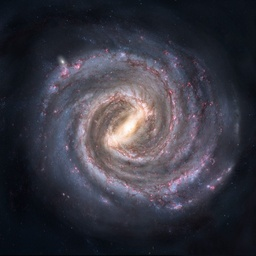
#> input picture milky-way.jpg, 256 x 256 px, shrunk from 1024 x 1024 before the run
$ jupyter execute CMeans.ipynb
#> lines starting #> are read from the running program, lines starting #| are printed output that depends on the picture
# Import

[cell 1]
import numpy as np
import cv2
import matplotlib.pyplot as plt

# Display Heatmap

[cell 2]
def display_heatmap(image, u_matrix, num_clusters):
    """
    Affiche une carte de chaleur (heatmap) des degrés d'appartenance à chaque cluster.

    Parameters:
    image (ndarray): L'image d'origine en niveaux de gris.
    u_matrix (ndarray): La matrice des degrés d'appartenance des pixels aux clusters.
    num_clusters (int): Le nombre de clusters.

    Returns:
    None: Affiche une figure avec une heatmap des degrés d'appartenance pour chaque cluster.
    """

    fig = plt.figure(figsize=(20, 10))  # Taille ajustée pour l'affichage
    plt.suptitle("Heatmaps des Degrés d'Appartenance aux Clusters", fontsize=20)

    # Création de la grille de sous-graphiques
    gs = fig.add_gridspec(1, num_clusters, wspace=0.2, hspace=0.1)

    # Pour stocker la référence à la dernière image affichée (pour la colorbar)
    last_img = None

    # Afficher une heatmap pour chaque cluster
    for cluster_id in range(num_clusters):
        ax = fig.add_subplot(gs[0, cluster_id])
        segmentation_map = u_matrix[cluster_id].reshape(image.shape[0], image.shape[1])

        last_img = ax.imshow(segmentation_map, cmap="hot")
        ax.set_title(f"Cluster {cluster_id + 1}", fontsize=15)

        # Supprimer les axes pour une présentation plus claire
        ax.axis('off')

    # Ajout d'une barre de couleur commune
    cbar = fig.colorbar(last_img, ax=fig.axes, orientation='vertical', fraction=0.02, pad=0.04)
    cbar.set_label('Degré d’appartenance', fontsize=12)

    plt.show()

# Fuzzy C Means

## Initialize Membership Matrix

[cell 3]
def initialize_membership_matrix(img_shape, n_clusters):
    """
    Initialise la matrice d'appartenance.

    Parameters:
    img_shape (tuple): Dimensions de l'image sous forme (hauteur, largeur).
    n_clusters (int): Nombre de clusters.

    Returns:
    ndarray: Matrice d'appartenance initiale (U(0)) de forme (n_clusters, nombre_de_pixels).
    """
    # Calculer le nombre total de pixels
    num_pixels = img_shape[0] * img_shape[1]

    # Générer une matrice de Dirichlet aléatoire pour n_clusters et num_pixels
    return np.random.dirichlet(np.ones(n_clusters), size=num_pixels).T

## Updates

### Grayscale

[cell 4]
# Calcul des centres de clusters (c_j) selon l'équation donnée
def update_centroids(img_flat, membership_matrix, m):
    """
    Met à jour les centres des clusters.

    Parameters:
    img_flat (ndarray): Image aplatie.
    membership_matrix (ndarray): La matrice d'appartenance des pixels aux clusters.
    m (float): La fuzziness.

    Returns:
    ndarray: Un tableau contenant les nouveaux centres de chaque cluster.
    """
    num = np.dot(membership_matrix**m, img_flat)  # Numérateur
    denom = np.sum(membership_matrix**m, axis=1)  # Dénominateur
    return num / denom

# Mise à jour de la matrice d'appartenance (U)
def update_membership_matrix(img_flat, centroids, m):
    """
    Met à jour la matrice d'appartenance.

    Parameters:
    img_flat (ndarray): Image aplatie.
    centroids (ndarray): Les centres des clusters.
    m (float): La fuzziness.

    Returns:
    ndarray: La matrice mise à jour d'appartenance des pixels aux clusters.
    """
    # Calcule les distances entre chaque pixel et chaque centre de cluster
    distances = np.array([np.abs(img_flat - c) + 1e-6 for c in centroids])

    # Calcule les puissances basées sur les distances
    powers = distances ** (-2.0 / (m - 1))

    # Normalise les puissances pour obtenir la matrice d'appartenance
    return powers / np.sum(powers, axis=0)

### RGB

[cell 5]
# Calcul des centres de clusters (c_j) selon l'équation donnée
def update_centroids_rgb(img_flat, membership_matrix, m):
    """
    Met à jour les centres des clusters.

    Parameters:
    img_flat (ndarray): Image aplatie sur les trois canaux (nombre_de_pixels, 3).
    membership_matrix (ndarray): La matrice d'appartenance des pixels aux clusters.
    m (float): La fuzziness.

    Returns:
    ndarray: Un tableau contenant les nouveaux centres de chaque cluster (n_clusters, 3).
    """
    num = np.dot(membership_matrix**m, img_flat)  # Numérateur
    denom = np.sum(membership_matrix**m, axis=1, keepdims=True)  # Dénominateur
    return num / denom

# Mise à jour de la matrice d'appartenance (U)
def update_membership_matrix_rgb(img_flat, centroids, m):
    """
    Met à jour la matrice d'appartenance.

    Parameters:
    img_flat (ndarray): Image aplatie sur les trois canaux (nombre_de_pixels, 3).
    centroids (ndarray): Les centres des clusters (n_clusters, 3).
    m (float): La fuzziness.

    Returns:
    ndarray: Matrice mise à jour d'appartenance des pixels aux clusters (n_clusters, nombre_de_pixels).
    """
    # Calcule les distances euclidiennes entre chaque pixel et chaque centre de cluster
    distances = np.array([np.linalg.norm(img_flat - c, axis=1) + 1e-6 for c in centroids])

    # Calcule les puissances basées sur les distances
    powers = distances ** (-2.0 / (m - 1))

    # Normalise les puissances pour obtenir la matrice d'appartenance
    return powers / np.sum(powers, axis=0)

## Main Algorithm

### Grayscale

[cell 6]
def fuzzy_c_means(img, n_clusters=2, m=2, max_iter=100, tol=1e-5):
    """
    Algorithme de Fuzzy C-Means pour la segmentation d'images.

    Parameters:
    img (ndarray): Image d'entrée à segmenter sous forme de tableau NumPy.
    n_clusters (int): Nombre de clusters à créer. Par défaut, 2.
    m (float): Paramètre de fuzziness.
    max_iter (int): Nombre maximal d'itérations. Par défaut, 100.
    tol (float): Tolérance pour le critère d'arrêt. Si la norme de la différence entre les matrices d'appartenance consécutives est inférieure à cette valeur, l'algorithme s'arrête. Par défaut, 1e-5.

    Returns:
    tuple:
        - centroids (ndarray): Les centres de chaque cluster calculés.
        - membership_matrix (ndarray): La matrice d'appartenance finale des pixels aux clusters, de forme (n_clusters, hauteur, largeur).
    """

    # Aplatir l'image
    img_flat = img.flatten()
    # Init la matrice d'appartenance
    membership_matrix = initialize_membership_matrix(img.shape, n_clusters)

    for i in range(max_iter):
        # Calcul des nouveaux centres
        centroids = update_centroids(img_flat, membership_matrix, m)
        # Mise à jour de U
        new_membership_matrix = update_membership_matrix(img_flat, centroids, m)

        # Critère d'arrêt : comparaison des deux matrices
        if np.linalg.norm(new_membership_matrix - membership_matrix) < tol:
            break

        membership_matrix = new_membership_matrix

    return centroids, membership_matrix.reshape((n_clusters, img.shape[0], img.shape[1]))

### RGB

[cell 7]
def fuzzy_c_means_rgb(img, n_clusters=2, m=2, max_iter=100, tol=1e-5):
    """
    Algorithme de Fuzzy C-Means pour la segmentation d'images.

    Parameters:
    img (ndarray): Image d'entrée à segmenter sous forme de tableau NumPy (hauteur, largeur, 3 canaux).
    n_clusters (int): Nombre de clusters à créer. Par défaut, 2.
    m (float): Paramètre de fuzziness.
    max_iter (int): Nombre maximal d'itérations. Par défaut, 100.
    tol (float): Tolérance pour le critère d'arrêt. Si la norme de la différence entre les matrices d'appartenance consécutives est inférieure à cette valeur, l'algorithme s'arrête. Par défaut, 1e-5.

    Returns:
    tuple:
        - centroids (ndarray): Les centres de chaque cluster calculés, de forme (n_clusters, 3 canaux).
        - membership_matrix (ndarray): La matrice d'appartenance finale des pixels aux clusters, de forme (n_clusters, hauteur, largeur).
    """

    # Aplatir l'image en (nombre_de_pixels, 3)
    img_flat = img.reshape((-1, 3))

    # Init la matrice d'appartenance
    membership_matrix = initialize_membership_matrix(img.shape, n_clusters)

    for i in range(max_iter):
        # Calcul des nouveaux centres
        centroids = update_centroids_rgb(img_flat, membership_matrix, m)

        # Mise à jour de U
        new_membership_matrix = update_membership_matrix_rgb(img_flat, centroids, m)

        # Critère d'arrêt
        if np.linalg.norm(new_membership_matrix - membership_matrix) < tol:
            break

        membership_matrix = new_membership_matrix

    return centroids, membership_matrix.reshape((n_clusters, img.shape[0], img.shape[1]))

## Main

### Grayscale

[cell 8]
# Charger l'image en niveaux de gris
img_color = cv2.imread('milky-way.jpg')
#> img_color is the input picture: shape (256, 256, 3); mean B, G, R 66.3, 55.9, 57.1
img_gray = cv2.cvtColor(img_color, cv2.COLOR_BGR2GRAY)  # Conversion en niveaux de gris
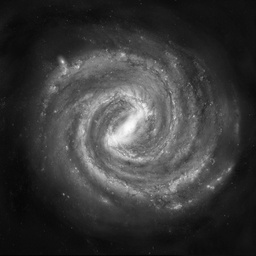
#> img_gray: shape (256, 256); min 2, max 253, mean 57.5
img_gray = img_gray / 255.0  # Normalisation entre 0 et 1

# Appliquer l'algorithme Fuzzy C-Means
centroids, membership_matrix = fuzzy_c_means(img_gray,m=2, n_clusters=6)
#> the loop in fuzzy_c_means, `for i in range(max_iter):` made 100 passes
#> (num in update_centroids, denom in update_centroids, centroids) on passes 2 to 5: ([408.3, 410.9, 408.4, 420.7, 411.1, 413], [1815.2, 1812.3, 1821.5, 1893.2, 1812.7, 1816.2], [0.225, 0.227, 0.224, 0.222, 0.227, 0.227]), ([401.9, 410.3, 425.7, 424.6, 411.3, 491.7], [1797.3, 1777.9, 1927.1, 1989.3, 1779.1, 2114.7], [0.224, 0.231, 0.221, 0.213, 0.231, 0.233]), ([444.5, 426.9, 423.7, 564, 484.5, 464.8], [2021.4, 1728.2, 2016.9, 2955.1, 1965.3, 1838.1], [0.22, 0.247, 0.21, 0.191, 0.247, 0.253]), ([482.7, 557.1, 490.7, 797.5, 486.1, 710.8], [2294.8, 1916.4, 2674.8, 5284.4, 1641.6, 2361.2], [0.21, 0.291, 0.183, 0.151, 0.296, 0.301])
#> (num in update_centroids, centroids) on pass 1: ([701.7, 705.3, 711.8, 703, 702.3, 699.6], [0.225, 0.225, 0.225, 0.224, 0.225, 0.226])
#> centroids = [0.296, 0.416, 0.174, 0.0729, 0.795, 0.551]

[cell 9]
# Appel à la fonction pour afficher la carte de chaleur
display_heatmap(
    image=img_gray,
    u_matrix=membership_matrix,
    num_clusters = 6
)
#> in display_heatmap, `plt.show()`:
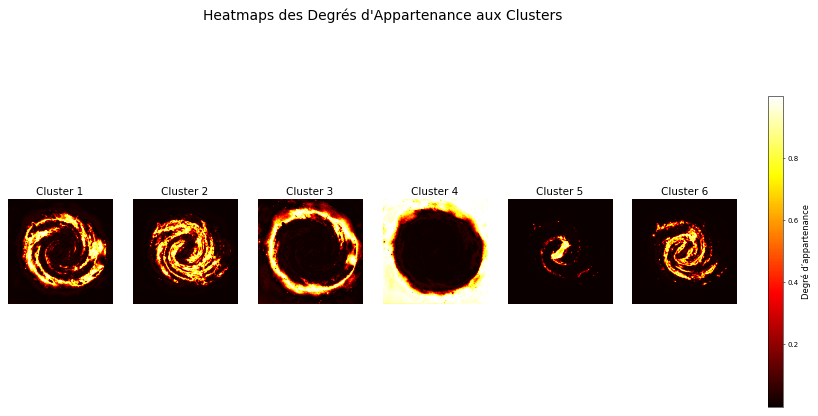
#> figure drawn by matplotlib, 7 panels

### RGB

[cell 10]
# Charger l'image RGB
img_color = cv2.imread('milky-way.jpg')
img_color = img_color / 255.0  # Normalisation entre 0 et 1

# Appliquer l'algorithme Fuzzy C-Means
centroids, membership_matrix = fuzzy_c_means_rgb(img_color, m=2, n_clusters=6)
#> the loop in fuzzy_c_means_rgb, `for i in range(max_iter):` made 100 passes
#> denom in update_centroids_rgb on passes 2 to 13: [1792.2, 1793.8, 1852.4, 1804.2, 1844.3, 1858.4], [1772, 1803.4, 1944.7, 1758.8, 1903.2, 2003.6], [1866.8, 2228.4, 2327.8, 1728.9, 2141.1, 2746.7], [2529, 3275.5, 3194.8, 2661.5, 2866, 4832], [3049.8, 3382.5, 4576.4, 5250.5, 4048.3, 7425.4], [3247.8, 3277.5, 5901.7, 6679.6, 5523, 8864.2], [3906.2, 3183.3, 7047.1, 7068.8, 6033.9, 11839.8], [4959.9, 3270.5, 8517.6, 7001.6, 6067.6, 14096.4], [5693.1, 3192.1, 9108.9, 6736.6, 6061.6, 15076.8], [6029.4, 2990.6, 9217.3, 6527.6, 6079.4, 15755.5], [6160.7, 2782.9, 9165.3, 6414, 6097.5, 16353.6], [6187.3, 2601.9, 9065.7, 6362.7, 6113.9, 16870.8]
#> centroids = [[0.553, 0.514, 0.576], [0.728, 0.745, 0.846], [0.217, 0.169, 0.158], [0.441, 0.394, 0.43], [0.346, 0.284, 0.286], [0.105, 0.0733, 0.0582]]

[cell 11]
# Appel à la fonction pour afficher la carte de chaleur
display_heatmap(
    image=img_color,
    u_matrix=membership_matrix,
    num_clusters = 6
)
#> the loop in display_heatmap (call 2), `for cluster_id in range(num_clusters):` made 6 passes
#> pass 1, in display_heatmap (call 2), `segmentation_map = u_matrix[cluster_id].reshape(image.shape[0], image...`:
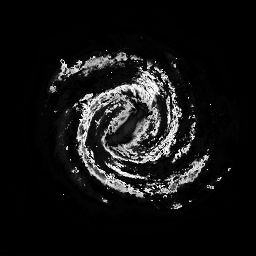
#> segmentation_map: shape (256, 256) float64; min 1.24e-05, max 1, mean 0.0825

# CAT (because cat is life)

[cell 12]
# Charger l'image RGB
img_color = cv2.imread('Orange cat laying indoor.jpg')
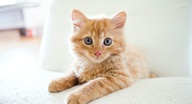
#> input picture Orange cat laying indoor.jpg, 192 x 104 px, shrunk from 768 x 415 before the run
#> img_color is the input picture: shape (104, 192, 3); mean B, G, R 201.8, 213.5, 221.8
img_color = img_color / 255.0  # Normalisation entre 0 et 1

# Appliquer l'algorithme Fuzzy C-Means
centroids, membership_matrix = fuzzy_c_means_rgb(img_color, m=2, n_clusters=2)
#> the loop in fuzzy_c_means_rgb (call 2), `for i in range(max_iter):` made 24 passes
#> (num in update_centroids_rgb, denom in update_centroids_rgb, centroids) on passes 2 to 6: ([[3998.3, 4228.7, 4388.6], [3902.6, 4133.1, 4298.1]], [5042.2, 4943.2], [[0.793, 0.839, 0.87], [0.789, 0.836, 0.87]]), ([[4119.4, 4350, 4504], [3792.7, 4023.5, 4194.6]], [5168.2, 4830.8], [[0.797, 0.842, 0.871], [0.785, 0.833, 0.868]]), ([[4573.8, 4806.7, 4940.7], [3455.7, 3689.4, 3881.9]], [5646.9, 4493.5], [[0.81, 0.851, 0.875], [0.769, 0.821, 0.864]]), ([[6257.2, 6506.2, 6579], [2719.8, 2977.4, 3238.5]], [7447.5, 3823.7], [[0.84, 0.874, 0.883], [0.711, 0.779, 0.847]]), ([[9740.2, 10011.4, 9970.8], [2119.9, 2476.6, 2890.7]], [11115.8, 3578.1], [[0.876, 0.901, 0.897], [0.592, 0.692, 0.808]])
#> (num in update_centroids_rgb, centroids) on pass 1: ([[5289.2, 5595.8, 5811], [5225.9, 5531.9, 5748.3]], [[0.792, 0.838, 0.87], [0.791, 0.837, 0.87]])
#> centroids = [[0.89, 0.911, 0.906], [0.442, 0.58, 0.742]]
# Appliquer l'algorithme Fuzzy C-Means
centroids_10, membership_matrix_10 = fuzzy_c_means_rgb(img_color, m=10, n_clusters=2)
#> centroids_10 = [[0.507, 0.634, 0.781], [0.892, 0.916, 0.908]]
# Appliquer l'algorithme Fuzzy C-Means
centroids_30, membership_matrix_30 = fuzzy_c_means_rgb(img_color, m=30, n_clusters=2)
#> centroids_30 = [[0.89, 0.916, 0.908], [0.529, 0.65, 0.79]]

[cell 13]
# Appel à la fonction pour afficher la carte de chaleur
display_heatmap(
    image=img_color,
    u_matrix=membership_matrix,
    num_clusters = 2
)
#> call 3 of display_heatmap, with u_matrix = array of shape (2, 104, 192), num_clusters = 2
#> the loop in display_heatmap (call 3), `for cluster_id in range(num_clusters):` made 2 passes
#> pass 1, in display_heatmap (call 3), `segmentation_map = u_matrix[cluster_id].reshape(image.shape[0], image...`:
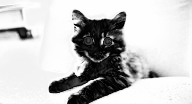
#> segmentation_map: shape (104, 192) float64; min 8.19e-05, max 1, mean 0.775
#> in display_heatmap (call 3), `plt.show()`:
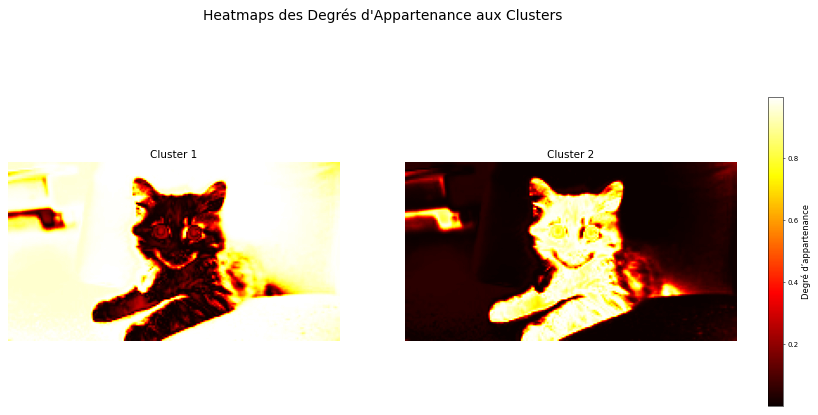
#> figure drawn by matplotlib, 3 panels

# Appel à la fonction pour afficher la carte de chaleur
display_heatmap(
    image=img_color,
    u_matrix=membership_matrix_10,
    num_clusters = 2
)
#> call 4 of display_heatmap, with u_matrix = array of shape (2, 104, 192), num_clusters = 2
#> the loop in display_heatmap (call 4), `for cluster_id in range(num_clusters):` made 2 passes
#> pass 1, in display_heatmap (call 4), `segmentation_map = u_matrix[cluster_id].reshape(image.shape[0], image...`:
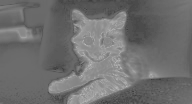
#> segmentation_map: shape (104, 192) float64; min 0.243, max 0.732, mean 0.436
#> in display_heatmap (call 4), `plt.show()`:
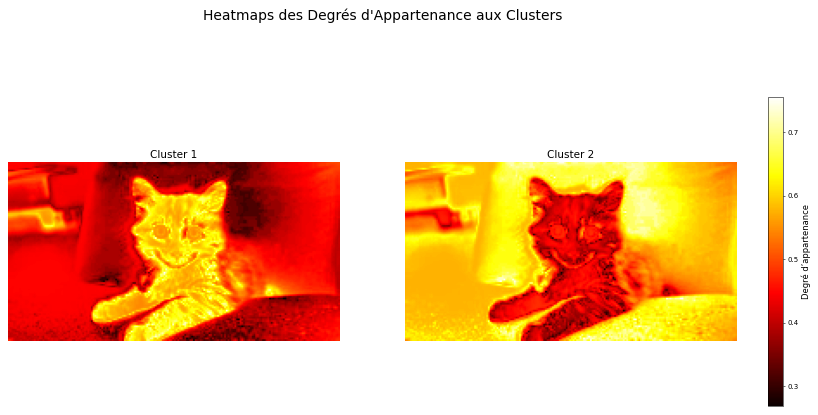
#> figure drawn by matplotlib, 3 panels

# Appel à la fonction pour afficher la carte de chaleur
display_heatmap(
    image=img_color,
    u_matrix=membership_matrix_30,
    num_clusters = 2
)
#> the loop in display_heatmap (call 5), `for cluster_id in range(num_clusters):` made 2 passes
#> pass 1, in display_heatmap (call 5), `segmentation_map = u_matrix[cluster_id].reshape(image.shape[0], image...`:
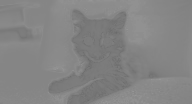
#> segmentation_map: shape (104, 192) float64; min 0.423, max 0.589, mean 0.52
#> in display_heatmap (call 5), `plt.show()`:
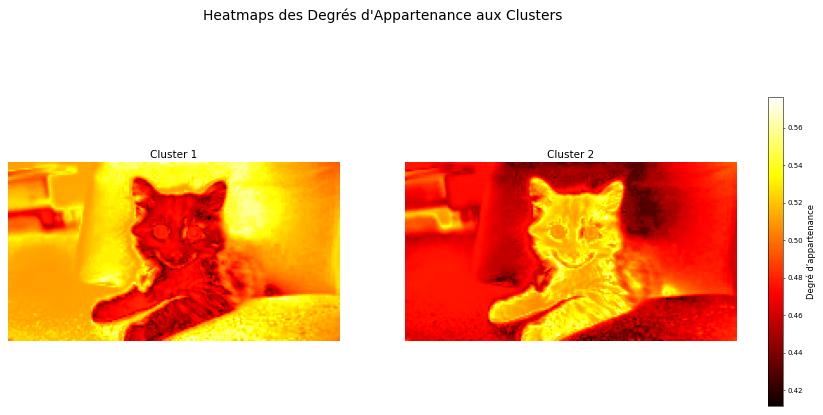
#> figure drawn by matplotlib, 3 panels
